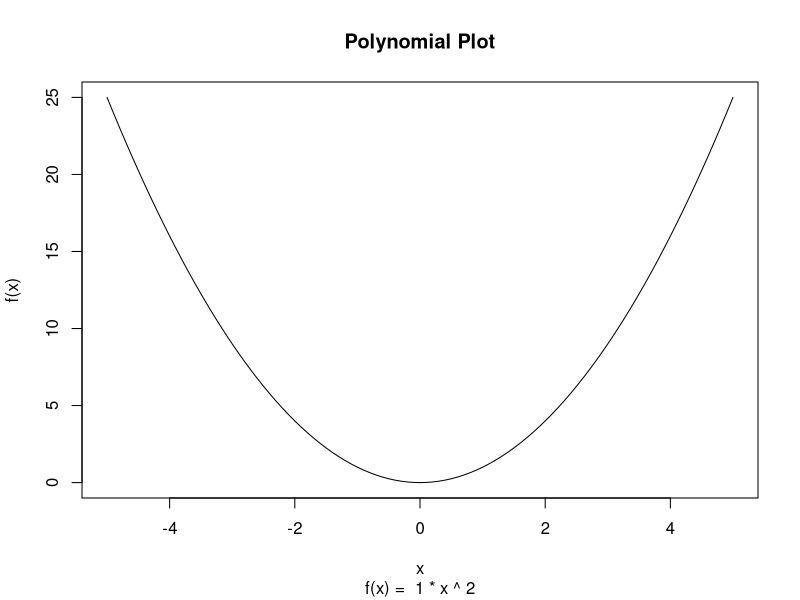
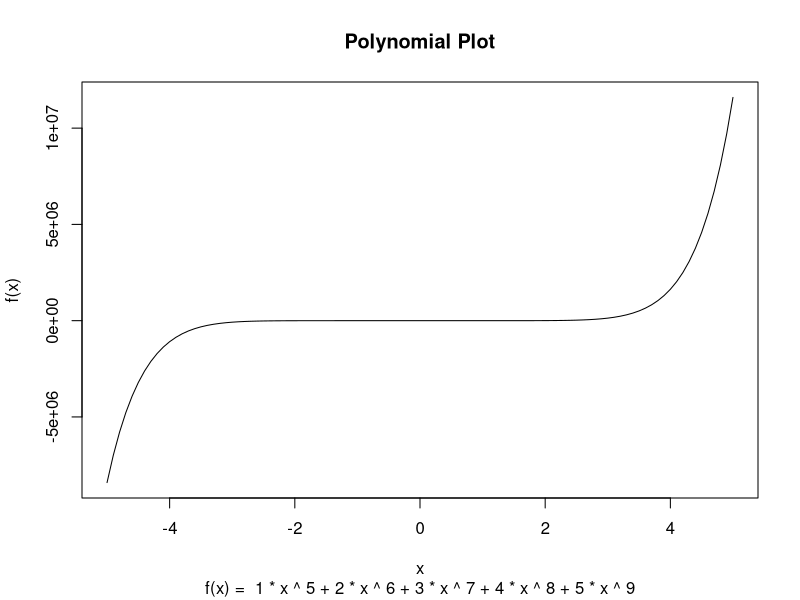
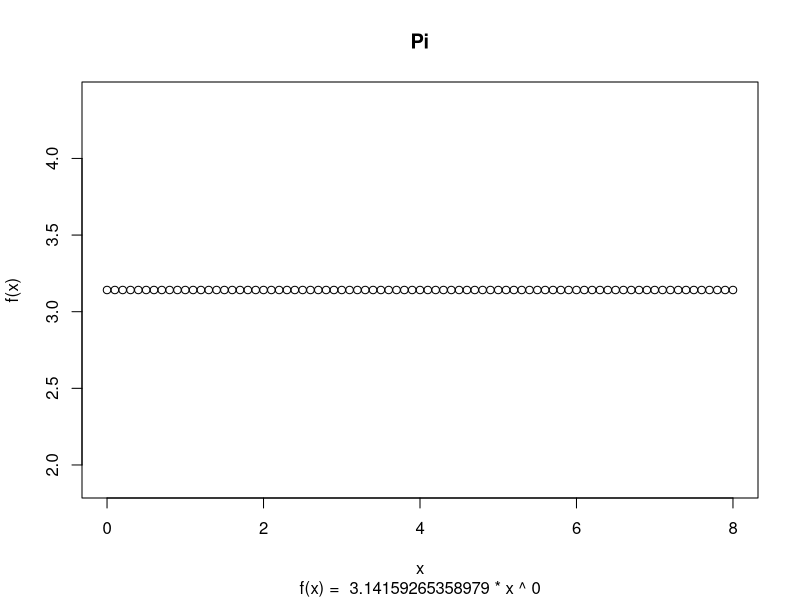
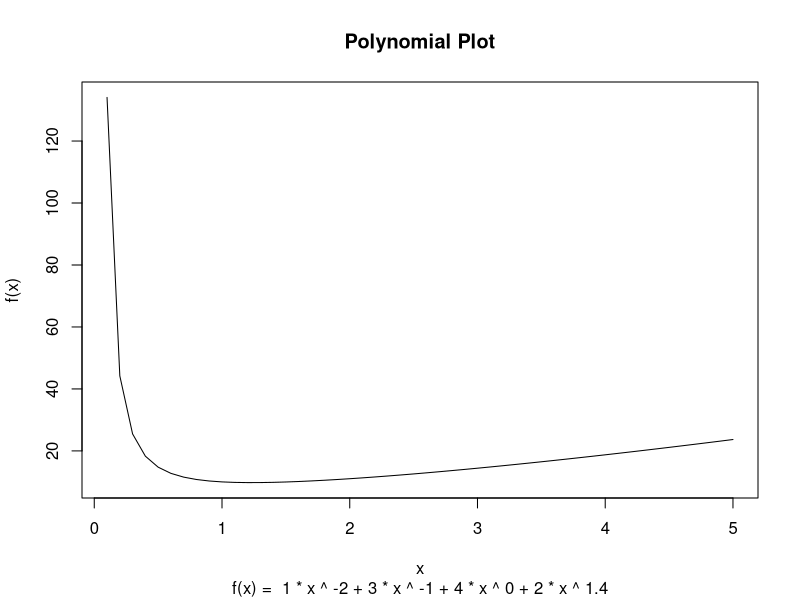
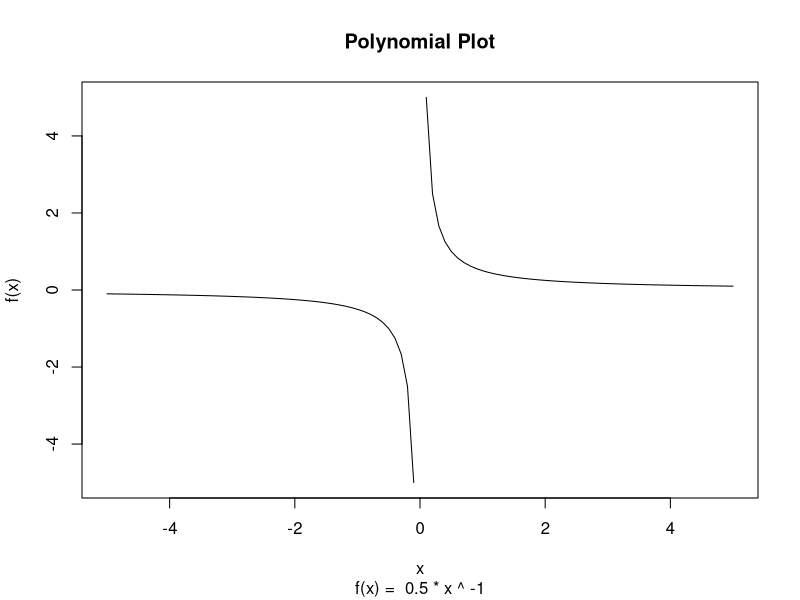

Generate these figures, in order, with R:
## ---- chunk 1
knitr::opts_chunk$set(echo = TRUE, comment = NA)
## ---- chunk 2
new_polynomial <- function(x = double(), y = double()) {
  
  # assign attributes to coefficient vector x
  structure(x, 
            powers = y,
            class = "polynomial")
}
## ---- chunk 3
validate_polynomial <- function(x) {
  
  values <- unclass(x) #get the underlying base classes
  pow <-  attr(values,"powers")
  
  if (any(is.na(values)) | any(is.nan(values)) | any(is.infinite(values))) {
    stop("Coefficients are either infinite, not a number, or not available",call. = FALSE)
  }
  
  if (any(is.na(pow)) | any(is.nan(pow)) | any(is.infinite(pow))) {
    stop("Powers are either infinite, not a number, or not available", call. = FALSE)
  }
  
  if(length(x) != length(attr(x,"powers"))) {
    stop("The quantity of coefficients must be the same as the quantity of powers",call. = FALSE)
  }
  
  return(x)
}
## ---- chunk 4
polynomial <- function(x, y = 0:(length(x)-1)){
  
  # coerce inputs to type numeric
  x <- suppressWarnings(as.numeric(x))
  y <- suppressWarnings(as.numeric(y))
  
  # input into validator and constructor
  validate_polynomial(new_polynomial(x, y))
  
}
## ---- chunk 5
print.polynomial <- function(x, ...) {
  
  # create a string displaying coefficients and their powers
  str <- paste(as.character(x), 
               " * x ^ ", 
               as.character(attr(x, "powers")),
               sep = "", 
               collapse = " + ")
  
  str <- paste("f(x) = ", str)
  print(str, ...)
}
## ---- chunk 6
plot.polynomial <- function(poly, 
                            lower = -5, # lower bound of region displayed
                            upper =  5, # upper bound of region displayed
                            step  = .1, # distance between each point evaluated
                            main  = "Polynomial Plot",
                            ylab  = "f(x)",
                            sub = print(poly),
                            type = "l",
                            ...) {
  
  #validation; stopifnot produces interpretable messages here
  stopifnot(attr(poly, "class") == "polynomial",
            is.numeric(lower),
            is.numeric(upper),
            is.numeric(step),
            !is.infinite(lower),
            !is.infinite(upper),
            !is.nan(lower),
            !is.nan(upper))
  
  # create function to evaluate a polynomial at a point
  eval_poly <- function(poly, num) {
  
    value <- 0
    
    for (i in 1:length(poly)) {
      value <- value + poly[i] * (num ^ (attr(poly, "powers")[i]))
    }
    
    return(value)
    }
  # generate function inputs and outputs to be plotted
  x <- seq(lower, upper, step)
  y <- eval_poly(poly, x)
  
  # plot using specified settings
  plot(x, y, main = main, ylab = ylab, sub = sub, type = type, ...)
}
## ---- chunk 7
m <- polynomial(1, 2)
attributes(m)
print(m)
plot(m)
j <- polynomial(1:5, 5:9)
print(j)
plot(j)
n <- polynomial(pi)
print(n)
plot(n, lower = 0, upper = 8, main = "Pi", type = "p")
k <- polynomial(c(1, 3, 4, 2), c(-2:0, 1.4)) 
print(k)
plot(k, lower = 0.1, step = 0.1)
a <- polynomial(0.5, -1)
print(a)
plot(a, step = 0.1)
